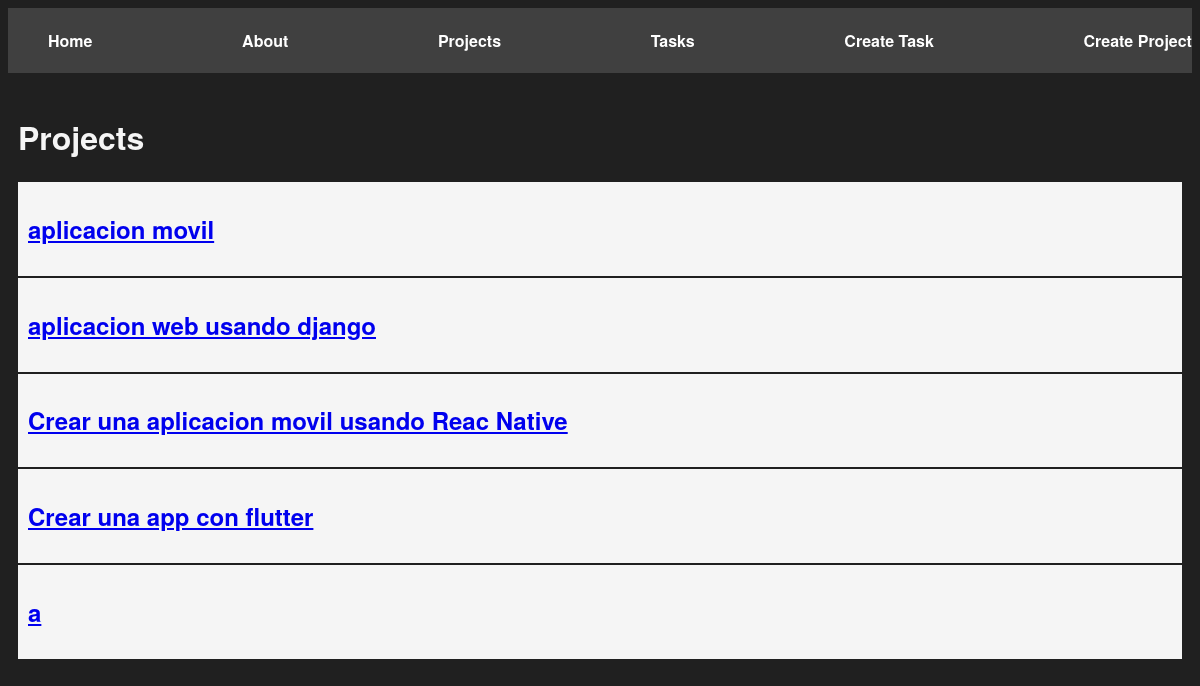
The page /projects/ on the database as committed earlier.
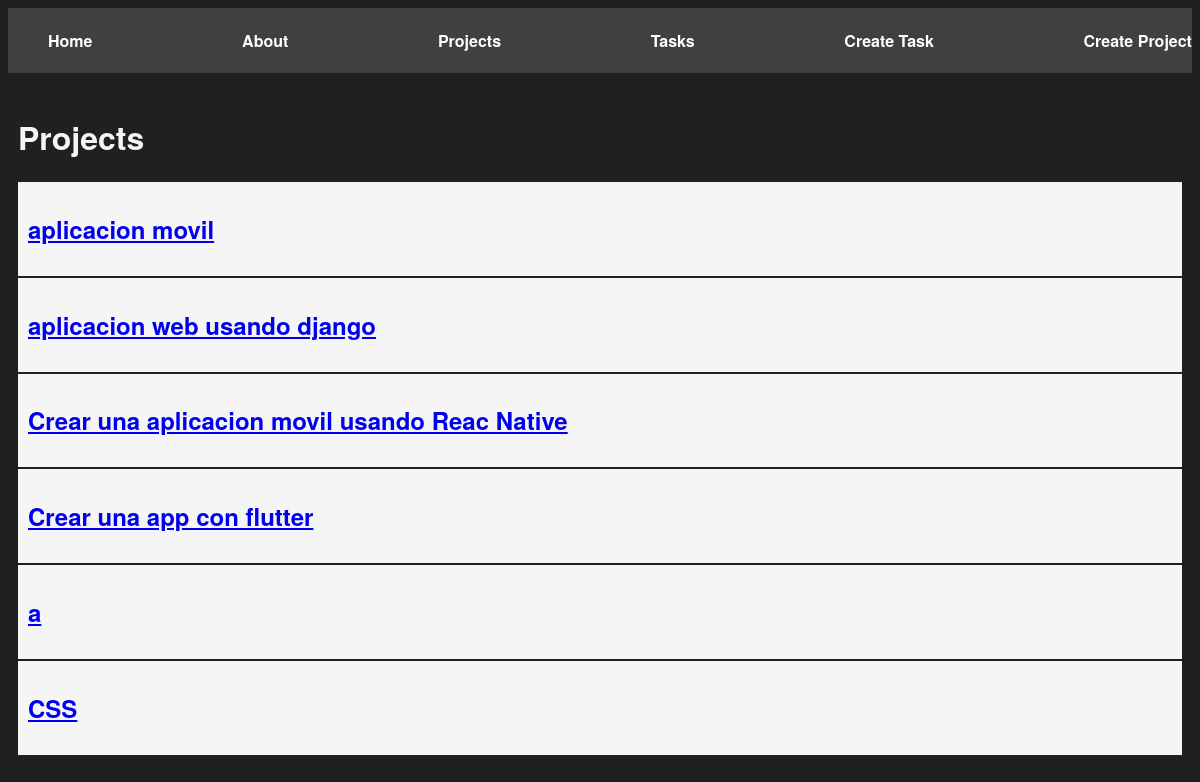
The same page on the database as committed later.
### myapp/models.py (models this page shows, shortened)
class Project(models.Model):
    name = models.CharField(max_length=200)

### myapp/views.py (the view)
# urls.py: path('projects/', views.projects, name='projects'),
def projects(request):
    projects = Project.objects.all()
    return render(request, "projects/projects.html", {
        "projects": projects
    })

### myapp/templates/projects/projects.html
{% extends 'layouts/base.html' %}
{% block content %}
<h1>Projects</h1>
{% for project in projects %}
<article class="card">
    <a href="{% url 'project_detail' project.id %}">
        <h2>{{project.name}}</h2>
    </a>
</article>
{% endfor %}
{% endblock %}

### myapp/templates/layouts/base.html (shortened to what this page needs)
{% load static %}
<!DOCTYPE html>
<html lang="en">
<head>
    <link rel="stylesheet" href="{% static 'styles/main.css' %}">
</head>
<body>
    <nav class='navbar'>
        <ul>
            <li>
                <a href="/">Home</a>
            </li>
            <li>
                <a href="/about/">About</a>
            </li>
            <li>
                <a href="/projects/">Projects</a>
            </li>
            <li>
                <a href="/tasks/">Tasks</a>
            </li>
            <li>
                <a href="/create_task/">Create Task</a>
            </li>
            <li>
                <a href="{% url 'create_project' %}">Create Project</a>
            </li>
        </ul>
    </nav>
    <main class="container">
        {% block content %}
        {% endblock %}
    </main>
</body>
</html>

### myapp/static/styles/main.css (style rules this page uses)
body { background: #202020; color: whitesmoke; font-family: Helvetica Neue, Helvetica, Arial, sans-serif; }
.navbar { background: #404040; padding: 5px 0; }
.navbar ul { display: flex; justify-content: space-between; }
.navbar ul li { list-style: none; }
.navbar ul li a { color: white; text-decoration: none; font-weight: bold; }
.container { max-width: 1200px; margin: auto; padding: 20px 10px; }
.card { background: whitesmoke; color: black; padding: 10px; margin-bottom: 2px; }

Rows that differ between the two databases and show on the page:
added Project: name "CSS"
